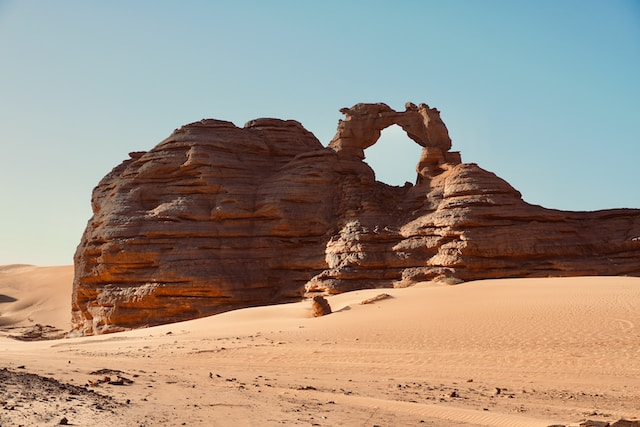
#> input picture sample1.bmp, 640 x 427 px
$ python exs_3.py
#> lines starting #> are read from the running program, lines starting #| are printed output that depends on the picture
# Import necessary libraries
import numpy as np
import imageio
from skimage import io
from matplotlib import pyplot as plt

# 1) Using imread method in imageio
image_imageio = imageio.imread('sample1.bmp')
#> image_imageio is the input picture: shape (427, 640, 3); mean R, G, B 158.8, 145, 131.4
print("Channel sequence using imageio.imread:", image_imageio.shape)
#| Channel sequence using imageio.imread: (427, 640, 3)

# 2) Using imread method in skimage.io
image_skimage = io.imread('sample1.bmp')  # Replace with your image path
print("Channel sequence using skimage.io.imread:", image_skimage.shape)
#| Channel sequence using skimage.io.imread: (427, 640, 3)

# 3) Converting skimage image to numpy array (to check channel sequence)
image_skimage_np = np.array(image_skimage)
print("Channel sequence after converting to numpy array:", image_skimage_np.shape)
#| Channel sequence after converting to numpy array: (427, 640, 3)

# 4) Creating an image using numpy
# Create a blank image of size 100x100 pixels, with 3 color channels (RGB)
image = np.zeros((100, 100, 3), dtype=np.uint8)

# Divide the image into 4 quadrants and fill with different colors

# Top-left quadrant (red)
image[0:50, 0:50] = [255, 0, 0]  # Red

# Top-right quadrant (green)
image[0:50, 50:100] = [0, 255, 0]  # Green

# Bottom-left quadrant (blue)
image[50:100, 0:50] = [0, 0, 255]  # Blue

# Bottom-right quadrant (yellow)
image[50:100, 50:100] = [255, 255, 0]  # Yellow

# Save the created image using imageio
imageio.imwrite('created_image.png', image)
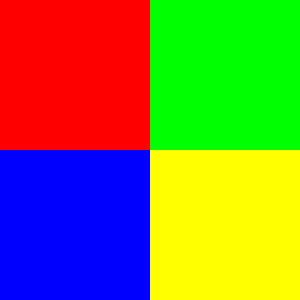
#> saved as created_image.png: shape (100, 100, 3) (shown 3 times larger); mean R, G, B 127.5, 127.5, 63.8

# Display the created image using matplotlib
plt.imshow(image)
plt.title("Created Image")
plt.show()
